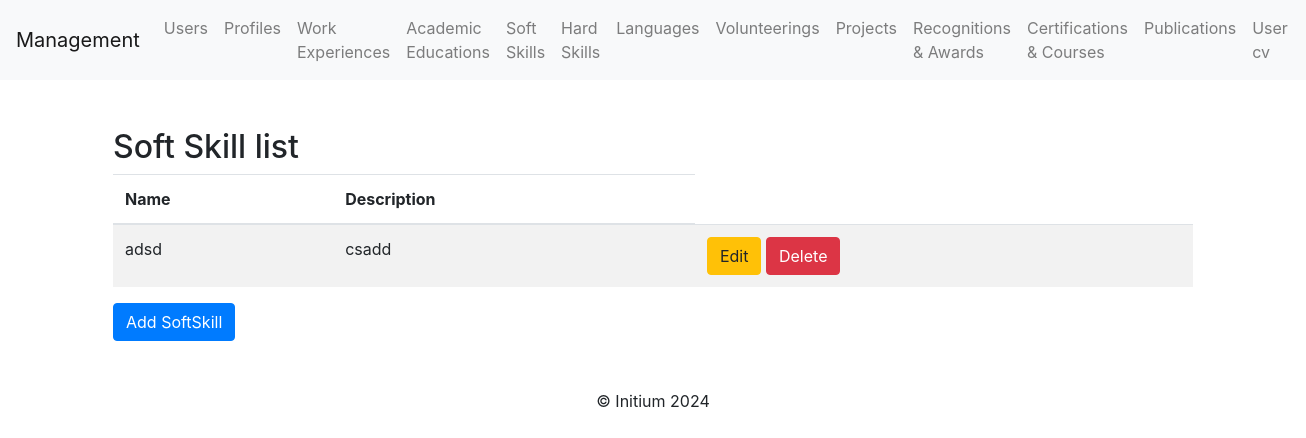
/soft_skills/, run on an earlier commit of the app's database.
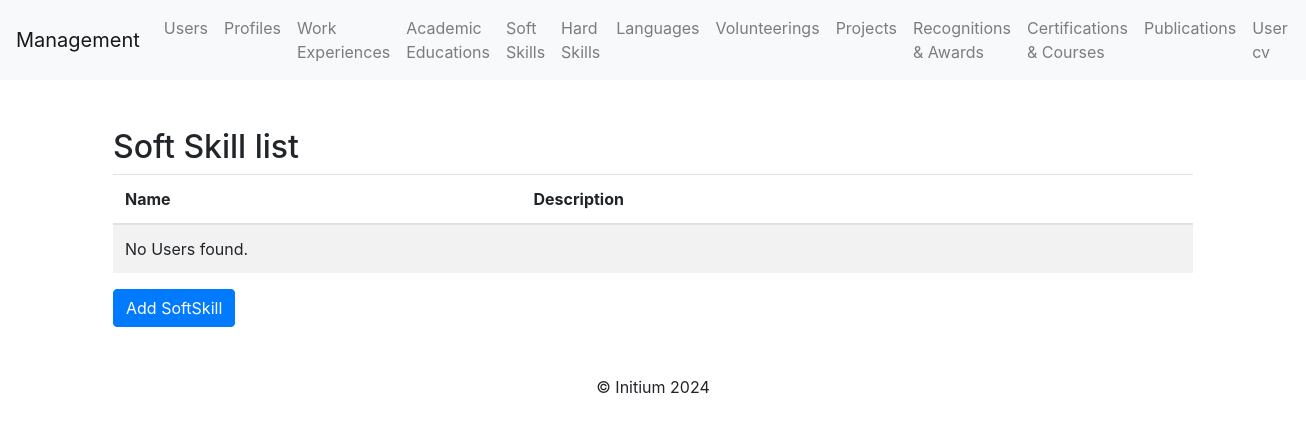
And on a later commit of the database.
### profile_cv/models.py (models this page shows)
class SoftSkill(models.Model):
    name = models.CharField(max_length=50, choices=SoftSkills.choices, blank=True, null=True)  # Name of the skill
    description = models.TextField(blank=True, null=True)  # Optional description

### profile_cv/views.py (the view)
# urls.py: path('soft_skills/', softskill_list, name='soft_skill_list'),
def softskill_list(request):
    softskills = SoftSkill.objects.all()
    return render(request, "softskill/softskill_list.html", {"softskills": softskills})

### profile_cv/templates/softskill/softskill_list.html (shortened to what this page needs)
{% extends 'base.html' %}
{% block content %}
<div class="container mt-5">
    <h2>Soft Skill list</h2>
    <table class="table table-striped">
        <thead>
            <tr>
                <th>Name</th>
                <th>Description</th>
            </tr>
        </thead>
        <tbody>
            {% for softskill in softskills %}
            <tr>
                <td>{{ softskill.name }}</td>
                <td>{{ softskill.description }}</td>
                <td>
                    <a class="btn btn-warning" href="{% url 'soft_skill_update' softskill.pk %}">Edit</a>
                    <a class="btn btn-danger" href="{% url 'soft_skill_delete' softskill.pk %}">Delete</a>
                </td>
            </tr>
            {% empty %}
            <tr>
                <td colspan="4">No Users found.</td>
            </tr>
            {% endfor %}
        </tbody>
    </table>
    <a class="btn btn-primary" href="{% url 'soft_skill_create' %}">Add SoftSkill</a>
</div>
{% endblock %}

What changed in the data, as far as the page shows it:
removed SoftSkill: name "adsd", description "csadd"
Also different on the page:
text now shown: "No Users found."
